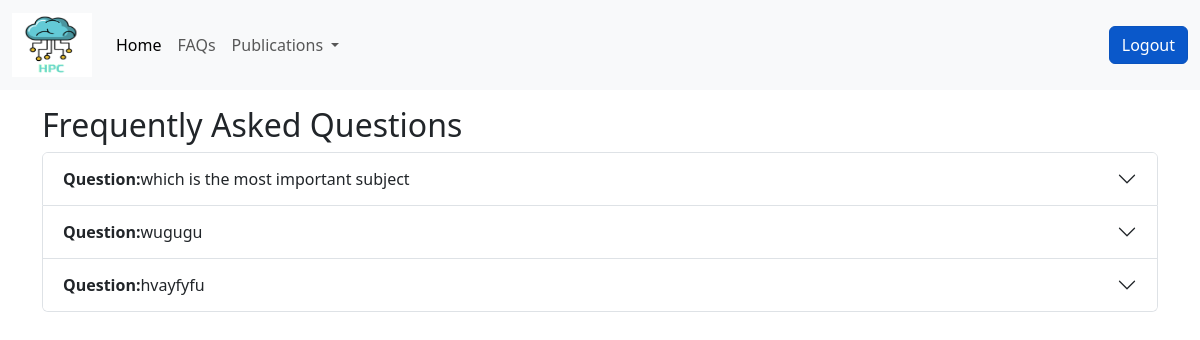
The app's page /faqs with its own data.
### app.py (models this page shows, shortened)
class Faq(db.Model):
    sno=db.Column(db.Integer ,primary_key=True)
    question=db.Column(db.String(200) ,nullable=False)
    answer=db.Column(db.String(500) ,nullable=False)
    date_created=db.Column(db.DateTime,default=datetime.utcnow)
    status = db.Column(db.Boolean,default=True)

### app.py (the view)
@app.route("/faqs")
def faqs():
    all_faqs = Faq.query.filter_by(status=1)
    return render_template("faq_user.html", faqs=all_faqs)

### templates/faq_user.html (shortened to what this page needs)
{% extends "userlayout.html" %}
{% block content %}
<div class="container mt-3">
  <h2>Frequently Asked Questions</h2>
  <div class="accordion" id="faqAccordion">
    {% for faq in faqs %}
    <div class="accordion-item">
      <h2 class="accordion-header" id="heading-{{ faq.sno }}">
        <button class="accordion-button collapsed" type="button" data-bs-toggle="collapse" data-bs-target="#collapse-{{ faq.sno }}" aria-expanded="false" aria-controls="collapse-{{ faq.sno }}">
          <b>Question:</b>  {{ faq.question }}
        </button>
      </h2>
    </div>
    {% endfor %}
  </div>
</div>
{% endblock %}

### records on screen
Faq: question "which is the most important subject"
Faq: question "wugugu"
Faq: question "hvayfyfu"
